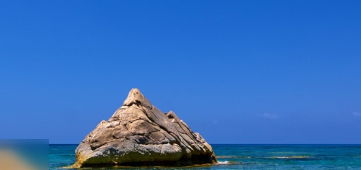
#> input picture Picture/water.png, 361 x 170 px
$ python '27浮雕效果.py'
#> lines starting #> are read from the running program, lines starting #| are printed output that depends on the picture
import numpy as np
import cv2

img = cv2.imread("../../Picture/water.png")
#> img is the input picture: shape (170, 361, 3); mean B, G, R 186, 111.4, 54.6
imgInfo = img.shape
#> imgInfo = (170, 361, 3)
height = imgInfo[0]
#> height = 170
width = imgInfo[1]
#> width = 361
gray = cv2.cvtColor(img, cv2.COLOR_BGR2GRAY)
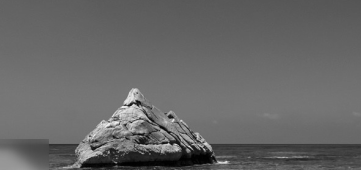
#> gray: shape (170, 361); min 0, max 239, mean 102.9
# newP = gray0-gray1+150
# 新的像素值 = 相邻像素值之差(为了突出灰度的图片即边缘特征) + 一个恒定值(增强图片的浮雕灰度等级)
dst = np.zeros((height, width, 1), np.uint8)
for i in range(0, height):
    for j in range(0, width - 1):
        gray0 = int(gray[i, j])
        gray1 = int(gray[i, j + 1])
        newP = gray0 - gray1 + 150
        if newP > 255:
            newP = 255
        elif newP < 0:
            newP = 0
        else:
            pass
        dst[i, j] = newP
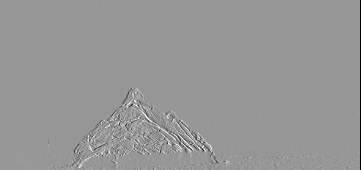
#> dst: shape (170, 361, 1); min 0, max 255, mean 149.6
cv2.imshow("dst", dst)
cv2.waitKey(0)
